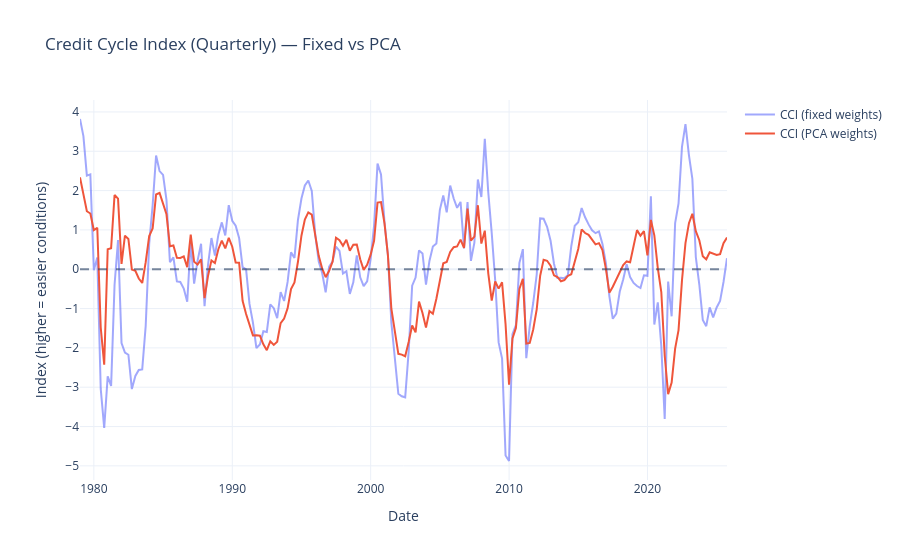

Source (notebook cell):
### Markdown cell above
### **Plots: CCI (Fixed vs PCA)**

I compare the fixed-weight index with the PCA-based index.

### Code cell
# --------------------------------------------------
# Plot: Credit Cycle Index (fixed vs PCA)
# --------------------------------------------------
fig = go.Figure()

fig.add_trace(go.Scatter(
    x=cycle.index, y=cycle["CCI_fixed"],
    mode="lines", name="CCI (fixed weights)", opacity=0.6
))

fig.add_trace(go.Scatter(
    x=cycle.index, y=cycle["CCI_pca"],
    mode="lines", name="CCI (PCA weights)"
))

fig.add_hline(y=0, line_dash="dash", opacity=0.6)

fig.update_traces(
    hovertemplate="Date=%{x|%Y-%m-%d}<br>Value=%{y:.2f}<extra></extra>"
)

fig.update_layout(
    title="Credit Cycle Index (Quarterly) — Fixed vs PCA",
    xaxis_title="Date",
    yaxis_title="Index (higher = easier conditions)",
    hovermode="x unified",
    template="plotly_white",
)

fig.show()

### Figure 1 — Plotly figure (JSON) as saved in the notebook; plotly's stock layout.template omitted (floating-point values rounded to 4 significant figures; data arrays with more than 128 entries replaced by an {"elided": "..."} marker saying what was removed)
{"data": [{"hovertemplate": "Date=%{x|%Y-%m-%d}<br>Value=%{y:.2f}<extra></extra>", "mode": "lines", "name": "CCI (fixed weights)", "opacity": 0.6, "type": "scatter", "x": {"elided": "188 str values"}, "y": {"elided": "188 float values"}}, {"hovertemplate": "Date=%{x|%Y-%m-%d}<br>Value=%{y:.2f}<extra></extra>", "mode": "lines", "name": "CCI (PCA weights)", "type": "scatter", "x": {"elided": "188 str values"}, "y": {"elided": "188 float values"}}], "layout": {"hovermode": "x unified", "shapes": [{"line": {"dash": "dash"}, "opacity": 0.6, "type": "line", "x0": 0, "x1": 1, "xref": "x domain", "y0": 0, "y1": 0, "yref": "y"}], "title": {"text": "Credit Cycle Index (Quarterly) — Fixed vs PCA"}, "xaxis": {"title": {"text": "Date"}}, "yaxis": {"title": {"text": "Index (higher = easier conditions)"}}}}
